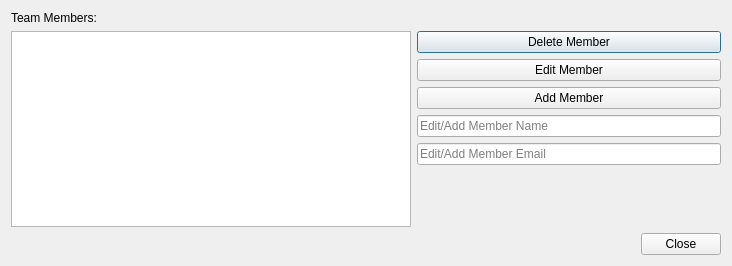
<?xml version="1.0" encoding="UTF-8"?>
<ui version="4.0">
 <class>Dialog</class>
 <widget class="QDialog" name="Dialog">
  <property name="geometry">
   <rect>
    <x>0</x>
    <y>0</y>
    <width>732</width>
    <height>266</height>
   </rect>
  </property>
  <property name="windowTitle">
   <string>Team Editor</string>
  </property>
  <layout class="QHBoxLayout" name="horizontalLayout_2">
   <item>
    <layout class="QVBoxLayout" name="verticalLayout_3">
     <item>
      <layout class="QVBoxLayout" name="verticalLayout_2">
       <item>
        <widget class="QLabel" name="label">
         <property name="text">
          <string>Team Members:</string>
         </property>
        </widget>
       </item>
       <item>
        <layout class="QHBoxLayout" name="horizontalLayout">
         <item>
          <widget class="QListWidget" name="member_listwidget">
           <property name="minimumSize">
            <size>
             <width>400</width>
             <height>0</height>
            </size>
           </property>
          </widget>
         </item>
         <item>
          <layout class="QVBoxLayout" name="verticalLayout">
           <item>
            <widget class="QPushButton" name="delete_member_button">
             <property name="minimumSize">
              <size>
               <width>300</width>
               <height>0</height>
              </size>
             </property>
             <property name="text">
              <string>Delete Member</string>
             </property>
            </widget>
           </item>
           <item>
            <widget class="QPushButton" name="edit_member_button">
             <property name="minimumSize">
              <size>
               <width>300</width>
               <height>0</height>
              </size>
             </property>
             <property name="text">
              <string>Edit Member</string>
             </property>
            </widget>
           </item>
           <item>
            <widget class="QPushButton" name="add_member_button">
             <property name="minimumSize">
              <size>
               <width>300</width>
               <height>0</height>
              </size>
             </property>
             <property name="text">
              <string>Add Member</string>
             </property>
            </widget>
           </item>
           <item>
            <widget class="QLineEdit" name="member_name_lineedit">
             <property name="minimumSize">
              <size>
               <width>300</width>
               <height>0</height>
              </size>
             </property>
             <property name="placeholderText">
              <string>Edit/Add Member Name</string>
             </property>
            </widget>
           </item>
           <item>
            <widget class="QLineEdit" name="member_email_lineedit">
             <property name="minimumSize">
              <size>
               <width>300</width>
               <height>0</height>
              </size>
             </property>
             <property name="placeholderText">
              <string>Edit/Add Member Email</string>
             </property>
            </widget>
           </item>
           <item>
            <spacer name="verticalSpacer">
             <property name="orientation">
              <enum>Qt::Vertical</enum>
             </property>
             <property name="sizeHint" stdset="0">
              <size>
               <width>20</width>
               <height>40</height>
              </size>
             </property>
            </spacer>
           </item>
          </layout>
         </item>
        </layout>
       </item>
      </layout>
     </item>
     <item>
      <widget class="QDialogButtonBox" name="buttonBox">
       <property name="layoutDirection">
        <enum>Qt::LeftToRight</enum>
       </property>
       <property name="orientation">
        <enum>Qt::Horizontal</enum>
       </property>
       <property name="standardButtons">
        <set>QDialogButtonBox::Close</set>
       </property>
       <property name="centerButtons">
        <bool>false</bool>
       </property>
      </widget>
     </item>
    </layout>
   </item>
  </layout>
 </widget>
 <resources/>
 <connections>
  <connection>
   <sender>buttonBox</sender>
   <signal>accepted()</signal>
   <receiver>Dialog</receiver>
   <slot>accept()</slot>
   <hints>
    <hint type="sourcelabel">
     <x>248</x>
     <y>254</y>
    </hint>
    <hint type="destinationlabel">
     <x>157</x>
     <y>274</y>
    </hint>
   </hints>
  </connection>
  <connection>
   <sender>buttonBox</sender>
   <signal>rejected()</signal>
   <receiver>Dialog</receiver>
   <slot>reject()</slot>
   <hints>
    <hint type="sourcelabel">
     <x>316</x>
     <y>260</y>
    </hint>
    <hint type="destinationlabel">
     <x>286</x>
     <y>274</y>
    </hint>
   </hints>
  </connection>
 </connections>
</ui>
